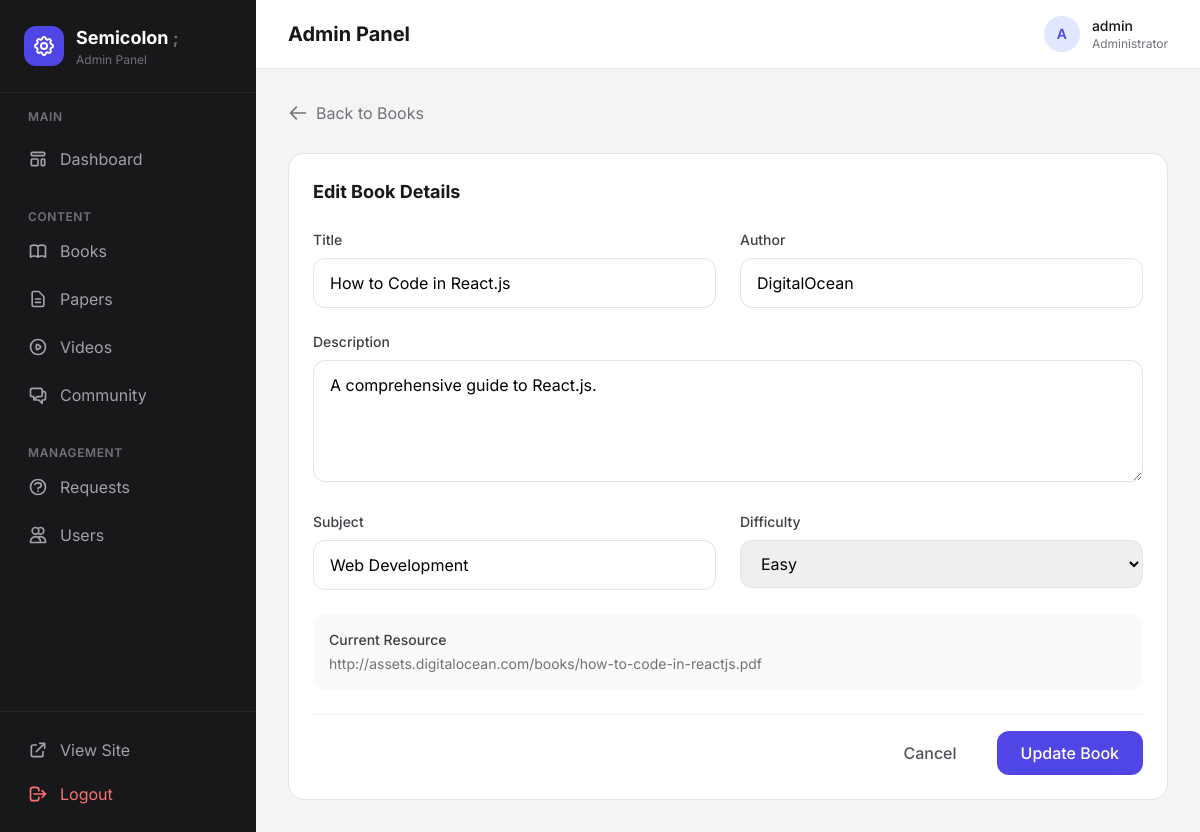
Screenshot of /admin/edit_book.php?id=1 (signed in) with the database file from the repository.
### tables this page shows
CREATE TABLE `books` (
  `id` int(11) NOT NULL AUTO_INCREMENT,
  `title` varchar(255) NOT NULL,
  `author` varchar(255) NOT NULL,
  `description` text DEFAULT NULL,
  `subject` varchar(255) DEFAULT NULL,
  `difficulty` varchar(255) DEFAULT NULL,
  `private_path` varchar(255) NOT NULL,
  `cover_image` varchar(255) DEFAULT NULL,
  `slug` varchar(255) DEFAULT NULL,
  `token` varchar(255) DEFAULT NULL,
  `created_at` timestamp NOT NULL DEFAULT current_timestamp(),
  PRIMARY KEY (`id`),
  UNIQUE KEY `slug` (`slug`),
  UNIQUE KEY `token` (`token`)
);

### admin/edit_book.php (the view, shortened to what this page needs)
<?php
require_once '../includes/db.php';
$id = $_GET['id'] ?? null;
$sql = "SELECT * FROM books WHERE id = ?";
$stmt = $conn->prepare($sql);
$stmt->bind_param('i', $id);
$stmt->execute();
$result = $stmt->get_result();
$book = $result->fetch_assoc();
include 'header.php';
?>
<div class="mb-6">
    <a href="books.php" class="inline-flex items-center gap-2 text-zinc-500 hover:text-zinc-700 transition">
        <svg xmlns="http://www.w3.org/2000/svg" class="h-5 w-5" fill="none" viewBox="0 0 24 24" stroke="currentColor" stroke-width="2">
            <path stroke-linecap="round" stroke-linejoin="round" d="M10 19l-7-7m0 0l7-7m-7 7h18" />
        </svg>
        Back to Books
    </a>
</div>
<div class="bg-white rounded-2xl border border-zinc-200 p-6">
    <h2 class="text-lg font-bold text-zinc-900 mb-6">Edit Book Details</h2>
    <form action="books.php" method="post" class="space-y-6">
        <div class="grid grid-cols-1 md:grid-cols-2 gap-6">
            <div>
                <label class="block text-sm font-medium text-zinc-700 mb-2">Title</label>
                <input type="text" name="title" value="<?php echo htmlspecialchars($book['title']); ?>" required
                    class="w-full px-4 py-3 border border-zinc-200 rounded-xl focus:ring-2 focus:ring-indigo-500 focus:border-transparent transition">
            </div>
            <div>
                <label class="block text-sm font-medium text-zinc-700 mb-2">Author</label>
                <input type="text" name="author" value="<?php echo htmlspecialchars($book['author']); ?>" required
                    class="w-full px-4 py-3 border border-zinc-200 rounded-xl focus:ring-2 focus:ring-indigo-500 focus:border-transparent transition">
            </div>
        </div>
        <div>
            <label class="block text-sm font-medium text-zinc-700 mb-2">Description</label>
            <textarea name="description" rows="4" required
                class="w-full px-4 py-3 border border-zinc-200 rounded-xl focus:ring-2 focus:ring-indigo-500 focus:border-transparent transition"><?php echo htmlspecialchars($book['description']); ?></textarea>
        </div>
        <div class="grid grid-cols-1 md:grid-cols-2 gap-6">
            <div>
                <label class="block text-sm font-medium text-zinc-700 mb-2">Subject</label>
                <input type="text" name="subject" value="<?php echo htmlspecialchars($book['subject']); ?>" required
                    class="w-full px-4 py-3 border border-zinc-200 rounded-xl focus:ring-2 focus:ring-indigo-500 focus:border-transparent transition">
            </div>
            <div>
                <label class="block text-sm font-medium text-zinc-700 mb-2">Difficulty</label>
                <select name="difficulty" required
                    class="w-full px-4 py-3 border border-zinc-200 rounded-xl focus:ring-2 focus:ring-indigo-500 focus:border-transparent transition">
                    <option value="Easy" <?php echo $book['difficulty'] === 'Easy' ? 'selected' : ''; ?>>Easy</option>
                </select>
            </div>
        </div>
        <div class="bg-zinc-50 rounded-xl p-4">
            <p class="text-sm font-medium text-zinc-700 mb-1">Current Resource</p>
            <p class="text-sm text-zinc-500 break-all"><?php echo htmlspecialchars($book['private_path']); ?></p>
        </div>
        <div class="flex items-center justify-end gap-4 pt-4 border-t border-zinc-100">
            <a href="books.php" class="px-6 py-2.5 text-zinc-600 hover:text-zinc-800 font-medium transition">
                Cancel
            </a>
            <button type="submit" class="px-6 py-2.5 bg-indigo-600 text-white rounded-xl font-medium hover:bg-indigo-700 transition">
                Update Book
            </button>
        </div>
    </form>
</div>
<?php include 'footer.php'; ?>

### rows the page displays
books: title "How to Code in React.js", author "DigitalOcean", description "A comprehensive guide to React.js.", subject "Web Development", private_path "http://assets.digitalocean.com/books/how-to-code-in-reactjs.pdf"

### other values shown
$titles[$current_page] "Admin Panel"
substr($_SESSION['username'] ?? 'A', 0, 1) "A"
$_SESSION['username'] "admin"
